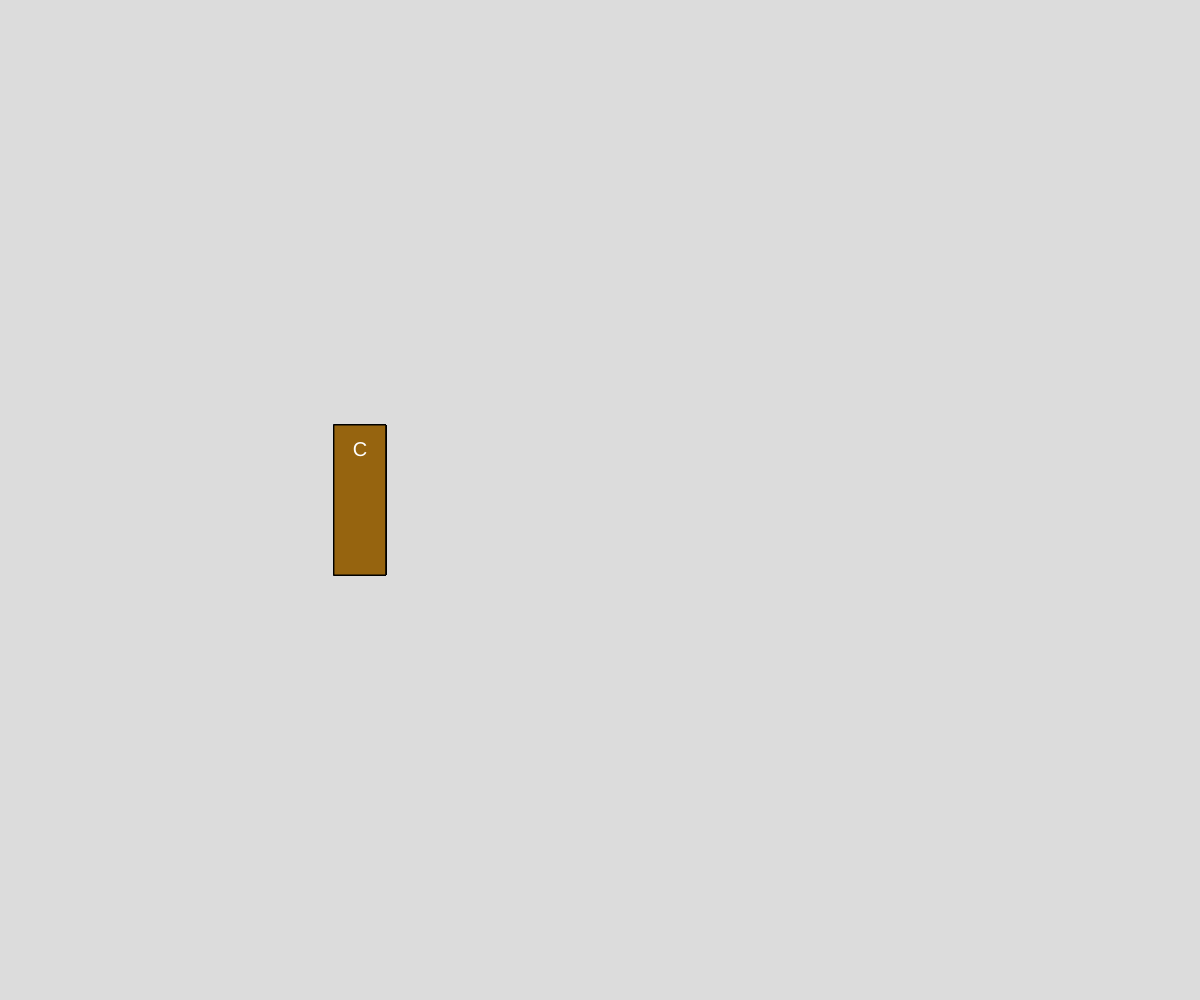
Frame 1 (no input)
Frame 60 (no input): identical to frame 1, image omitted
Frame 120 (the mouse pressed at the canvas centre since frame 60): identical to frame 1, image omitted

The p5.js sketch that drew this single still picture (run headless with seeded random() and noise() and a simulated clock; from frame 60 on, the mouse is pressed at the canvas centre):

// p5.js sketch
// ── sketch.js
// Bookshelf Demo
// Caleb Schwab
// 10/15/25

//Global Variables
let myBook;         // test one
let bookshelf = []; // test many

//use a loop and an array to generate 20+ skinnyish books, and display.
//title and author can be the same for each
//eg bookshelf.push(new Book("a", ""))

function setup() {
  createCanvas(windowWidth, windowHeight);
  // create a single book
  myBook = new Book("CS20 Text", "Mr. Scott", 6767676767676, "leatherbound", 515, width*0.3);
  

  //use a loop here to fill the array
  for(let i = 0; i < 20; i++){
    bookshelf.push(new Book("book title", "Mr. Mann", 1234567891011, "hardcover", random(300),width*0.3 + i*20 ))
  }
}

function draw() {
  background(220);
  myBook.display();
  for(let b of bookshelf){
    myBook.display();
  }
}

class Book{
  // constructor
  constructor(title, author, isbn, cover, pages, x) {
  this.title = title;
  this.author = author;
  this.isbn = isbn;
  this.cover = cover; // "softcover", "hardcover", "leatherbound"
  this.pages = pages;
  this.x = x;
  this.pickedUp = false;
  //fields for pickup
  this.left; this.right; this.top; this.bottom;
  this.updateSides();
  }

  // class methods

  updateSides(){
    this.top = height/2 -75;
    this.bottom = height/2 +75;
    this.left = this.x - this.pages/20;
    this.right = this.x + this.pages/20;
  }

  mouseIsOver(){
    // return whether the mouse is hovering or not
    if(mouseX > this.left && mouseX < this.right){
      if(mouseY < this.bottom && mouseY > this.top){
        return true;
      }
    }
    return false;
  }

  display() {
    this.updateSides();
    // render our book object on the canvas
    rectMode(CENTER); textAlign(CENTER, CENTER);
    textSize(20);

    switch(this.cover){
      case "softcover":
        fill(250, 200, 150); break;
      case "hardcover":
        fill(120, 255, 255); break;
      case "leatherbound":
        fill(150,100,15); break;
      
    }

    // draw the book elements
    push();
    translate(this.x, height/2);
    if(this.mouseIsOver()){
      scale(1.1);
    }
    rect(0,0, this.pages/10, 150);
    fill(255);
    text(this.title[0], 0,-50);
    pop();
  }

  printOut() {

  }
}
